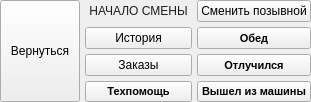
              <widget class="QWidget" name="driverCabinetPage1">
               <layout class="QGridLayout" name="gridLayout_2" rowstretch="1,1,1,1" columnstretch="1,2,2">
                <property name="leftMargin">
                 <number>0</number>
                </property>
                <property name="topMargin">
                 <number>0</number>
                </property>
                <property name="rightMargin">
                 <number>0</number>
                </property>
                <property name="bottomMargin">
                 <number>0</number>
                </property>
                <property name="spacing">
                 <number>5</number>
                </property>
                <item row="3" column="1">
                 <widget class="QPushButton" name="techhelpButton">
                  <property name="sizePolicy">
                   <sizepolicy hsizetype="Minimum" vsizetype="Expanding">
                    <horstretch>0</horstretch>
                    <verstretch>0</verstretch>
                   </sizepolicy>
                  </property>
                  <property name="font">
                   <font>
                    <family>Segoe UI</family>
                    <pointsize>8</pointsize>
                    <weight>75</weight>
                    <italic>false</italic>
                    <bold>true</bold>
                   </font>
                  </property>
                  <property name="text">
                   <string>Техпомощь</string>
                  </property>
                 </widget>
                </item>
                <item row="0" column="2">
                 <layout class="QVBoxLayout" name="verticalLayout_24" stretch="0">
                  <property name="spacing">
                   <number>0</number>
                  </property>
                  <item>
                   <widget class="QPushButton" name="pushButton_24">
                    <property name="sizePolicy">
                     <sizepolicy hsizetype="Minimum" vsizetype="Preferred">
                      <horstretch>0</horstretch>
                      <verstretch>0</verstretch>
                     </sizepolicy>
                    </property>
                    <property name="text">
                     <string>Сменить позывной</string>
                    </property>
                   </widget>
                  </item>
                 </layout>
                </item>
                <item row="2" column="1">
                 <widget class="QPushButton" name="orderHistoryButton">
                  <property name="sizePolicy">
                   <sizepolicy hsizetype="Preferred" vsizetype="Expanding">
                    <horstretch>0</horstretch>
                    <verstretch>0</verstretch>
                   </sizepolicy>
                  </property>
                  <property name="text">
                   <string>Заказы</string>
                  </property>
                 </widget>
                </item>
                <item row="1" column="1">
                 <widget class="QPushButton" name="messageHistoryButton">
                  <property name="sizePolicy">
                   <sizepolicy hsizetype="Expanding" vsizetype="Expanding">
                    <horstretch>0</horstretch>
                    <verstretch>0</verstretch>
                   </sizepolicy>
                  </property>
                  <property name="text">
                   <string>История</string>
                  </property>
                 </widget>
                </item>
                <item row="0" column="1">
                 <widget class="QPushButton" name="dutyStart">
                  <property name="sizePolicy">
                   <sizepolicy hsizetype="Minimum" vsizetype="Expanding">
                    <horstretch>0</horstretch>
                    <verstretch>0</verstretch>
                   </sizepolicy>
                  </property>
                  <property name="styleSheet">
                   <string notr="true">QPushButton {	
	background: #a0a0a0;
	color: #1d1d1d;
}

QPushButton[pressed=true] {
	background: green;
	color: black;
}</string>
                  </property>
                  <property name="text">
                   <string>НАЧАЛО СМЕНЫ</string>
                  </property>
                  <property name="flat">
                   <bool>true</bool>
                  </property>
                  <property name="pressed" stdset="0">
                   <bool>false</bool>
                  </property>
                 </widget>
                </item>
                <item row="1" column="2">
                 <widget class="QPushButton" name="dinnerButton">
                  <property name="sizePolicy">
                   <sizepolicy hsizetype="Minimum" vsizetype="Expanding">
                    <horstretch>0</horstretch>
                    <verstretch>0</verstretch>
                   </sizepolicy>
                  </property>
                  <property name="font">
                   <font>
                    <family>Segoe UI</family>
                    <pointsize>8</pointsize>
                    <weight>75</weight>
                    <italic>false</italic>
                    <bold>true</bold>
                   </font>
                  </property>
                  <property name="text">
                   <string>Обед</string>
                  </property>
                  <property name="checkable">
                   <bool>false</bool>
                  </property>
                 </widget>
                </item>
                <item row="2" column="2">
                 <widget class="QPushButton" name="awayButton">
                  <property name="sizePolicy">
                   <sizepolicy hsizetype="Minimum" vsizetype="Expanding">
                    <horstretch>0</horstretch>
                    <verstretch>0</verstretch>
                   </sizepolicy>
                  </property>
                  <property name="font">
                   <font>
                    <family>Segoe UI</family>
                    <pointsize>8</pointsize>
                    <weight>75</weight>
                    <italic>false</italic>
                    <bold>true</bold>
                   </font>
                  </property>
                  <property name="text">
                   <string>Отлучился</string>
                  </property>
                 </widget>
                </item>
                <item row="3" column="2">
                 <widget class="QPushButton" name="fromCarButton">
                  <property name="sizePolicy">
                   <sizepolicy hsizetype="Minimum" vsizetype="Expanding">
                    <horstretch>0</horstretch>
                    <verstretch>0</verstretch>
                   </sizepolicy>
                  </property>
                  <property name="font">
                   <font>
                    <family>Segoe UI</family>
                    <pointsize>8</pointsize>
                    <weight>75</weight>
                    <italic>false</italic>
                    <bold>true</bold>
                   </font>
                  </property>
                  <property name="text">
                   <string>Вышел из машины</string>
                  </property>
                 </widget>
                </item>
                <item row="0" column="0" rowspan="4">
                 <widget class="QPushButton" name="pushButton">
                  <property name="sizePolicy">
                   <sizepolicy hsizetype="Minimum" vsizetype="Expanding">
                    <horstretch>0</horstretch>
                    <verstretch>0</verstretch>
                   </sizepolicy>
                  </property>
                  <property name="text">
                   <string>Вернуться</string>
                  </property>
                 </widget>
                </item>
               </layout>
              </widget>
